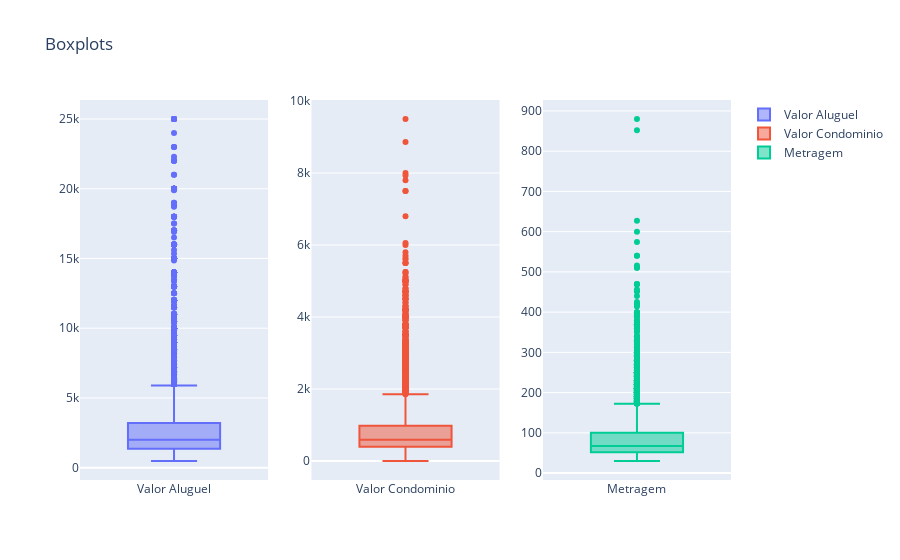

The notebook cell saved with this chart:
### Markdown cell above
Alguns valores estão muito distantes da média e dos 75% podendo indicar outiliers, como a coluna do aluguel.

Mesmo se forem valores corretos é importante verificar.

### Code cell
# Criando os gráficos boxplot
fig1 = px.box(df, y='Valor_Aluguel')
fig2 = px.box(df, y='Valor_Condominio')
fig3 = px.box(df, y='Metragem')

# Criando uma figura com subplots
fig = make_subplots(rows=1, cols=3)

# Adicionando os gráficos à figura
fig.add_trace(go.Box(y=df['Valor_Aluguel'], name='Valor Aluguel'), row=1, col=1)
fig.add_trace(go.Box(y=df['Valor_Condominio'], name='Valor Condominio'), row=1, col=2)
fig.add_trace(go.Box(y=df['Metragem'], name='Metragem'), row=1, col=3)

# Atualizando o layout da figura
fig.update_layout(title_text='Boxplots')

# Exibindo a figura
fig.show()

### Figure 1 — Plotly figure (JSON) as saved in the notebook; plotly's stock layout.template omitted (floating-point values rounded to 4 significant figures; data arrays with more than 128 entries replaced by an {"elided": "..."} marker saying what was removed)
{"data": [{"name": "Valor Aluguel", "type": "box", "xaxis": "x", "y": {"elided": "7203 int values"}, "yaxis": "y"}, {"name": "Valor Condominio", "type": "box", "xaxis": "x2", "y": {"elided": "7203 int values"}, "yaxis": "y2"}, {"name": "Metragem", "type": "box", "xaxis": "x3", "y": {"elided": "7203 int values"}, "yaxis": "y3"}], "layout": {"title": {"text": "Boxplots"}, "xaxis": {"anchor": "y", "domain": [0, 0.2889]}, "xaxis2": {"anchor": "y2", "domain": [0.3556, 0.6444]}, "xaxis3": {"anchor": "y3", "domain": [0.7111, 1]}, "yaxis": {"anchor": "x", "domain": [0, 1]}, "yaxis2": {"anchor": "x2", "domain": [0, 1]}, "yaxis3": {"anchor": "x3", "domain": [0, 1]}}}
